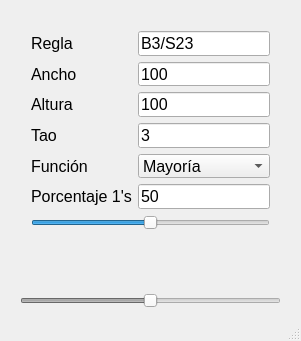
<?xml version="1.0" encoding="UTF-8"?>
<ui version="4.0">
 <class>MainWindow</class>
 <widget class="QMainWindow" name="MainWindow">
  <property name="geometry">
   <rect>
    <x>0</x>
    <y>0</y>
    <width>301</width>
    <height>341</height>
   </rect>
  </property>
  <property name="font">
   <font>
    <pointsize>12</pointsize>
   </font>
  </property>
  <property name="windowTitle">
   <string>Game of Life</string>
  </property>
  <widget class="QWidget" name="centralWidget">
   <widget class="QWidget" name="formLayoutWidget">
    <property name="geometry">
     <rect>
      <x>20</x>
      <y>20</y>
      <width>261</width>
      <height>221</height>
     </rect>
    </property>
    <layout class="QFormLayout" name="formLayout">
     <item row="0" column="0">
      <widget class="QLabel" name="ruleLabel">
       <property name="text">
        <string>Regla</string>
       </property>
      </widget>
     </item>
     <item row="0" column="1">
      <widget class="QLineEdit" name="ruleLineEdit">
       <property name="text">
        <string>B3/S23</string>
       </property>
      </widget>
     </item>
     <item row="1" column="0">
      <widget class="QLabel" name="widthLabel">
       <property name="text">
        <string>Ancho</string>
       </property>
      </widget>
     </item>
     <item row="1" column="1">
      <widget class="QLineEdit" name="widthLineEdit">
       <property name="text">
        <string>100</string>
       </property>
      </widget>
     </item>
     <item row="2" column="0">
      <widget class="QLabel" name="heightLabel">
       <property name="text">
        <string>Altura</string>
       </property>
      </widget>
     </item>
     <item row="2" column="1">
      <widget class="QLineEdit" name="heightLineEdit">
       <property name="text">
        <string>100</string>
       </property>
      </widget>
     </item>
     <item row="5" column="0">
      <widget class="QLabel" name="percentLabel">
       <property name="text">
        <string>Porcentaje 1's</string>
       </property>
      </widget>
     </item>
     <item row="5" column="1">
      <widget class="QLineEdit" name="percentLineEdit">
       <property name="text">
        <string>50</string>
       </property>
      </widget>
     </item>
     <item row="6" column="0" colspan="2">
      <widget class="QSlider" name="percentHorizontalSlider">
       <property name="maximum">
        <number>1000</number>
       </property>
       <property name="singleStep">
        <number>10</number>
       </property>
       <property name="pageStep">
        <number>50</number>
       </property>
       <property name="value">
        <number>500</number>
       </property>
       <property name="orientation">
        <enum>Qt::Horizontal</enum>
       </property>
       <property name="invertedControls">
        <bool>true</bool>
       </property>
      </widget>
     </item>
     <item row="3" column="0">
      <widget class="QLabel" name="taoLabel">
       <property name="text">
        <string>Tao</string>
       </property>
      </widget>
     </item>
     <item row="3" column="1">
      <widget class="QLineEdit" name="taoLineEdit">
       <property name="text">
        <string>3</string>
       </property>
      </widget>
     </item>
     <item row="4" column="1">
      <widget class="QComboBox" name="functionComboBox">
       <item>
        <property name="text">
         <string>Mayoría</string>
        </property>
       </item>
       <item>
        <property name="text">
         <string>Minoría</string>
        </property>
       </item>
       <item>
        <property name="text">
         <string>Paridad</string>
        </property>
       </item>
      </widget>
     </item>
     <item row="4" column="0">
      <widget class="QLabel" name="functionLabel">
       <property name="text">
        <string>Función</string>
       </property>
      </widget>
     </item>
    </layout>
   </widget>
   <widget class="QPushButton" name="stopPushButton">
    <property name="enabled">
     <bool>false</bool>
    </property>
    <property name="geometry">
     <rect>
      <x>60</x>
      <y>250</y>
      <width>32</width>
      <height>32</height>
     </rect>
    </property>
    <property name="cursor">
     <cursorShape>PointingHandCursor</cursorShape>
    </property>
    <property name="text">
     <string/>
    </property>
    <property name="icon">
     <iconset resource="resources.qrc">
      <normaloff>:/images/stop.png</normaloff>:/images/stop.png</iconset>
    </property>
    <property name="iconSize">
     <size>
      <width>32</width>
      <height>32</height>
     </size>
    </property>
    <property name="flat">
     <bool>true</bool>
    </property>
   </widget>
   <widget class="QPushButton" name="pausePushButton">
    <property name="enabled">
     <bool>false</bool>
    </property>
    <property name="geometry">
     <rect>
      <x>130</x>
      <y>250</y>
      <width>32</width>
      <height>32</height>
     </rect>
    </property>
    <property name="cursor">
     <cursorShape>PointingHandCursor</cursorShape>
    </property>
    <property name="text">
     <string/>
    </property>
    <property name="icon">
     <iconset resource="resources.qrc">
      <normaloff>:/images/pause.png</normaloff>:/images/pause.png</iconset>
    </property>
    <property name="iconSize">
     <size>
      <width>32</width>
      <height>32</height>
     </size>
    </property>
    <property name="flat">
     <bool>true</bool>
    </property>
   </widget>
   <widget class="QPushButton" name="playPushButton">
    <property name="geometry">
     <rect>
      <x>200</x>
      <y>250</y>
      <width>32</width>
      <height>32</height>
     </rect>
    </property>
    <property name="cursor">
     <cursorShape>PointingHandCursor</cursorShape>
    </property>
    <property name="text">
     <string/>
    </property>
    <property name="icon">
     <iconset resource="resources.qrc">
      <normaloff>:/images/play.png</normaloff>:/images/play.png</iconset>
    </property>
    <property name="iconSize">
     <size>
      <width>32</width>
      <height>32</height>
     </size>
    </property>
    <property name="flat">
     <bool>true</bool>
    </property>
   </widget>
   <widget class="QSlider" name="delayHorizontalSlider">
    <property name="enabled">
     <bool>false</bool>
    </property>
    <property name="geometry">
     <rect>
      <x>20</x>
      <y>290</y>
      <width>261</width>
      <height>21</height>
     </rect>
    </property>
    <property name="maximum">
     <number>200</number>
    </property>
    <property name="value">
     <number>100</number>
    </property>
    <property name="orientation">
     <enum>Qt::Horizontal</enum>
    </property>
   </widget>
  </widget>
  <widget class="QStatusBar" name="statusBar"/>
 </widget>
 <layoutdefault spacing="6" margin="11"/>
 <tabstops>
  <tabstop>ruleLineEdit</tabstop>
  <tabstop>widthLineEdit</tabstop>
  <tabstop>heightLineEdit</tabstop>
  <tabstop>taoLineEdit</tabstop>
  <tabstop>functionComboBox</tabstop>
  <tabstop>percentLineEdit</tabstop>
  <tabstop>percentHorizontalSlider</tabstop>
  <tabstop>stopPushButton</tabstop>
  <tabstop>pausePushButton</tabstop>
  <tabstop>playPushButton</tabstop>
  <tabstop>delayHorizontalSlider</tabstop>
 </tabstops>
 <resources>
  <include location="resources.qrc"/>
 </resources>
 <connections/>
</ui>
